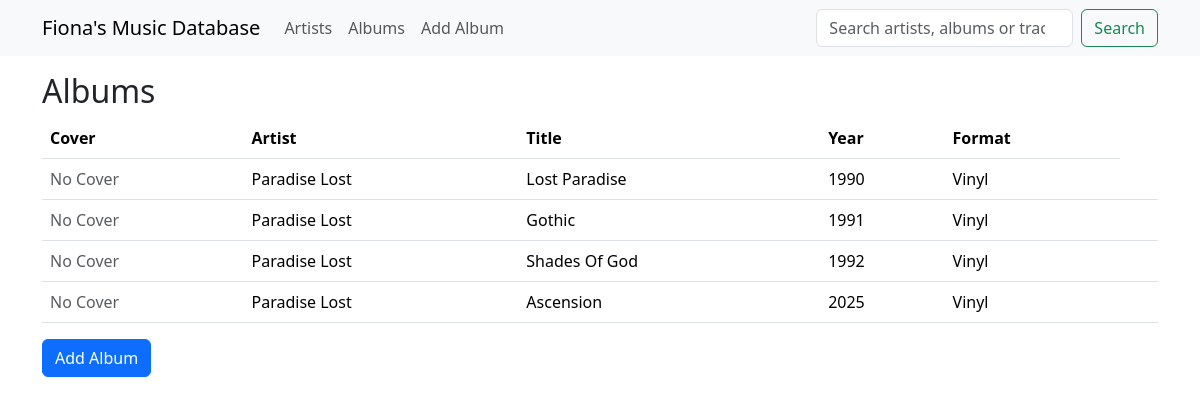
Screenshot of /albums with the database file from the repository.
### app/models.py (models this page shows)
class Albums(db.Model):
    __tablename__ = "albums"
    id: so.Mapped[int] = so.mapped_column(primary_key=True)
    artist_id: so.Mapped[int] = so.mapped_column(sa.ForeignKey(Artists.id), index=True)
    discogs_id: so.Mapped[Optional[int]] = so.mapped_column(sa.Integer, unique=True)
    title: so.Mapped[str] = so.mapped_column(sa.String(64), index=True)
    year: so.Mapped[Optional[int]] = so.mapped_column(sa.Integer)
    format: so.Mapped[FormatEnum] = so.mapped_column(
        sa.Enum(FormatEnum, name="format_enum")
    )
    label: so.Mapped[Optional[str]] = so.mapped_column(sa.String(64))
    cover_path: so.Mapped[Optional[str]] = so.mapped_column(sa.String(128))
    notes: so.Mapped[Optional[str]] = so.mapped_column(sa.String(256))
    artist: so.Mapped["Artists"] = so.relationship(back_populates="albums")
    tracks: so.Mapped[list["Tracks"]] = so.relationship(
        back_populates="album", cascade="all, delete-orphan"
    )
    genres: so.Mapped[list["Genres"]] = so.relationship(
        secondary=album_genres, back_populates="albums"
    )

class Artists(db.Model):
    __tablename__ = "artists"
    id: so.Mapped[int] = so.mapped_column(primary_key=True)
    name: so.Mapped[str] = so.mapped_column(sa.String(128), index=True, unique=True)
    country: so.Mapped[Optional[str]] = so.mapped_column(sa.String(64))
    year_of_founding: so.Mapped[Optional[int]] = so.mapped_column(
        sa.Integer, index=True
    )
    notes: so.Mapped[Optional[str]] = so.mapped_column(sa.String(256))
    albums: so.Mapped[list["Albums"]] = so.relationship(back_populates="artist")

### app/main/routes.py (the view)
@bp.route("/albums", methods=["GET"])
def albums():
    albums = (
        db.session.query(Albums)
        .options(selectinload(Albums.artist))
        .join(Artists)
        .order_by(Artists.name, Albums.year)
        .all()
    )
    return render_template(
        "albums.html",
        title="Albums",
        albums=albums,
    )

### app/templates/albums.html (shortened to what this page needs)
{% extends "base.html" %} {% block content %}
<h2>Albums</h2>
<table class="table table-hover">
  <thead>
    <tr>
      <th>Cover</th>
      <th>Artist</th>
      <th>Title</th>
      <th>Year</th>
      <th>Format</th>
    </tr>
  </thead>
  <tbody>
    {% for album in albums %}
    <tr class="position-relative">
      <td>
        {% if album.cover_path %}
        <img
          src="{{ url_for('static', filename=album.cover_path) }}"
          width="50"
        />
        {% else %}
        <span class="text-muted">No Cover</span>
        {% endif %}
      </td>
      <td>{{ album.artist.name }}</td>
      <td>{{ album.title }}</td>
      <td>{{ album.year or "-" }}</td>
      <td>{{ album.format.value.capitalize() }}</td>
      <td>
      </td>
    </tr>
    {% endfor %}
  </tbody>
</table>
<a href="{{ url_for('main.add_album') }}" class="btn btn-primary">Add Album</a>
{% endblock %}

### rows the page displays
Albums: shows "No Cover", artist.name "Paradise Lost", title "Lost Paradise", year "1990", format.value "Vinyl"
Albums: shows "No Cover", artist.name "Paradise Lost", title "Gothic", year "1991", format.value "Vinyl"
Albums: shows "No Cover", artist.name "Paradise Lost", title "Shades Of God", year "1992", format.value "Vinyl"
Albums: shows "No Cover", artist.name "Paradise Lost", title "Ascension", year "2025", format.value "Vinyl"
